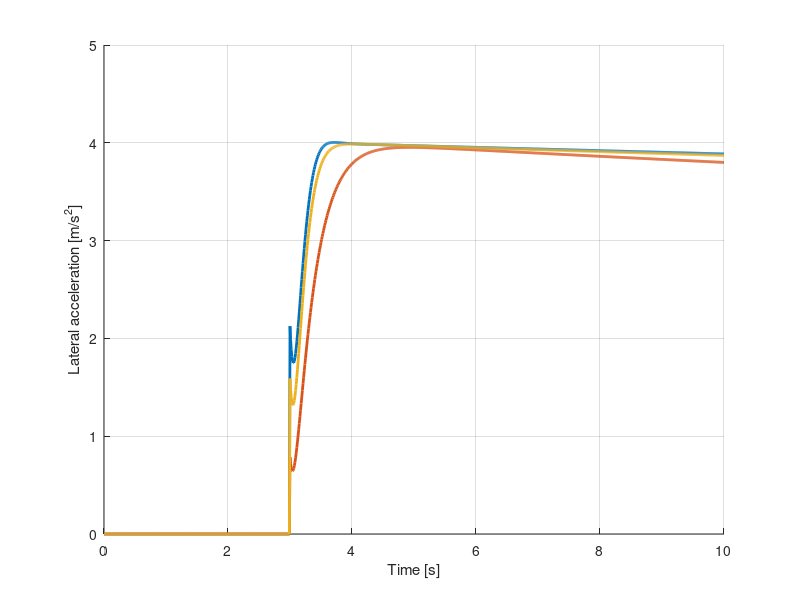

The MATLAB source for this figure: (Note: this script raises an error after producing the figure.)
clear all
close all
clc

data1 = load("Data2_3.mat");
ay1 = data1.ay;
t = data1.t;
data2 = load("Data2_3_2.mat");
ay2 = data2.ay;
data3 = load("Data2_3_3.mat");
ay3 = data3.ay;


%% Vehicle lateral acceleration
% figure('Name','Lateral Acceleration');
hold on
plot(t,ay1,'DisplayName','Case 1','LineWidth',2)
plot(t,ay2,'DisplayName','Case 2','LineWidth',2)
plot(t,ay3,'DisplayName','Case 3','LineWidth',2)
grid on;
xlabel('Time [s]')
ylabel('Lateral acceleration [m/s^2]')
legend('Location', 'south east');
